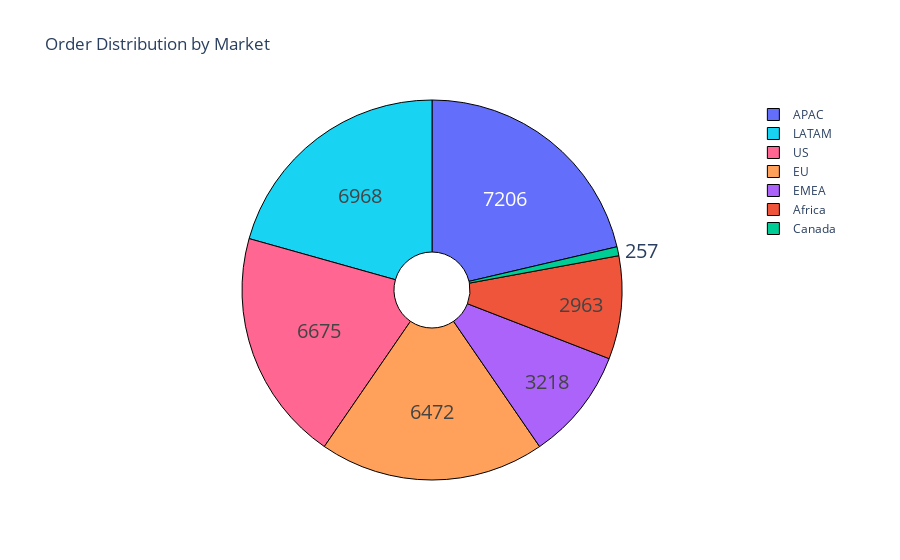

The cell this chart's notebook holds for it:
### Code cell
grouped_data = df.groupby(df['market'])['order_id'].count()
data = go.Pie(
    labels=grouped_data.index,
    values=grouped_data.values,
    hoverinfo='label+percent',
    textinfo='value',
    textfont=dict(size=20),
    marker=dict(
        colors=px.colors.qualitative.Plotly,  # Using Plotly's qualitative color palette
        line=dict(color='#000000', width=1)
    ),
    hole=0.2
)
layout = go.Layout(
    title='Order Distribution by Market',
    autosize=True
)
fig = go.Figure(data=[data], layout=layout)
fig.show()

### Figure 1 — Plotly figure (JSON) as saved in the notebook; plotly's stock layout.template omitted (floating-point values rounded to 4 significant figures)
{"data": [{"hole": 0.2, "hoverinfo": "label+percent", "labels": ["APAC", "Africa", "Canada", "EMEA", "EU", "LATAM", "US"], "marker": {"colors": ["#636EFA", "#EF553B", "#00CC96", "#AB63FA", "#FFA15A", "#19D3F3", "#FF6692", "#B6E880", "#FF97FF", "#FECB52"], "line": {"color": "#000000", "width": 1}}, "textfont": {"size": 20}, "textinfo": "value", "type": "pie", "values": [7206, 2963, 257, 3218, 6472, 6968, 6675]}], "layout": {"autosize": true, "title": {"text": "Order Distribution by Market"}}}
